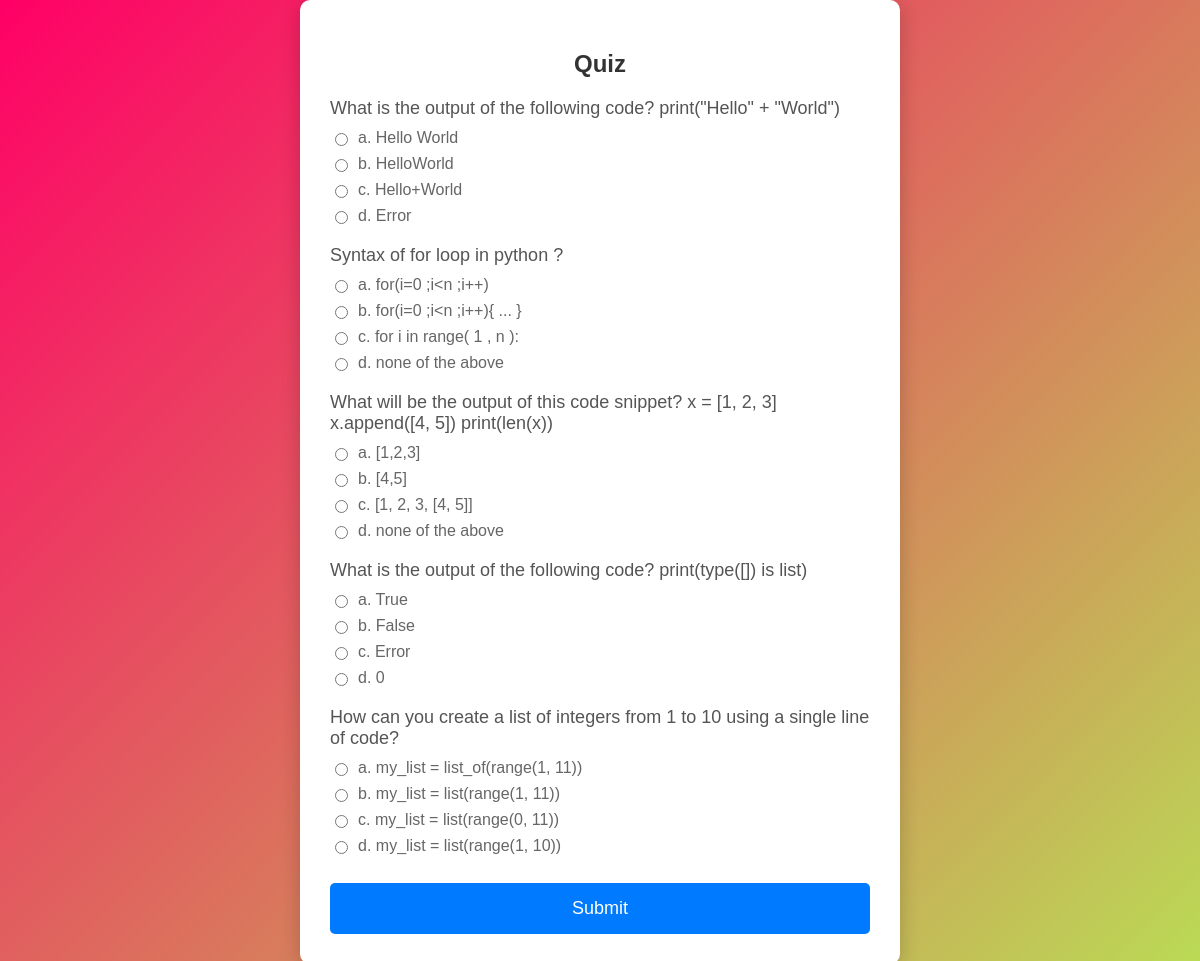
/course/python_advanced/quiz, run on the app's committed database.
### courses/models/course.py (models this page shows)
class quiz_model(models.Model):
    course = models.ForeignKey(Course, on_delete=models.CASCADE,related_name='questions')
    sl_no=models.IntegerField()
    question = models.CharField(max_length=200)
    option1 = models.CharField(max_length=200)
    option2 = models.CharField(max_length=200)
    option3 = models.CharField(max_length=200)
    option4 = models.CharField(max_length=200)
    answer = models.CharField(max_length=200,null=False)

### courses/views/courses.py (the view)
# urls.py: path('course/<str:slug>/quiz',quiz_questions,name='quiz'),
def quiz_questions(request, slug):
    course = get_object_or_404(Course, slug=slug)
    questions = course.questions.all()
    context = {
        'course': course,
        'questions': questions,
    }
    return render(request, 'courses/quiz.html', context)

### courses/templates/courses/quiz.html (shortened to what this page needs)
<!DOCTYPE html>
<html lang="en">
<head>
</head>
<body>
<div class="quiz-container">
    <h2>Quiz</h2>
    <form action="{% url 'score' slug=course.slug %}" method="post">
        {% for question in questions %}
            <p>{{ question.question }}</p>
            <div class="option-label">
                <input type="radio" id="option1_{{ question.id }}" name="answer_{{ question.id }}" value="option1">
                <label for="option1_{{ question.id }}">a. {{ question.option1 }}</label>
            </div>
            <div class="option-label">
                <input type="radio" id="option2_{{ question.id }}" name="answer_{{ question.id }}" value="option2">
                <label for="option2_{{ question.id }}">b. {{ question.option2 }}</label>
            </div>
            <div class="option-label">
                <input type="radio" id="option3_{{ question.id }}" name="answer_{{ question.id }}" value="option3">
                <label for="option3_{{ question.id }}">c. {{ question.option3 }}</label>
            </div>
            <div class="option-label">
                <input type="radio" id="option4_{{ question.id }}" name="answer_{{ question.id }}" value="option4">
                <label for="option4_{{ question.id }}">d. {{ question.option4 }}</label>
            </div>
        {% endfor %}
        <button type="submit">Submit</button>
    </form>
</div>
</body>
</html>

### courses/templates/courses/quiz.html (style rules this page uses)
body { font-family: 'Arial', sans-serif; background: linear-gradient(135deg, #f06, #bada55); margin: 0; padding: 0; display: flex; justify-content: center; align-items: center; min-height: 100vh; box-sizing: border-box; }
.quiz-container { background-color: #ffffff; padding: 30px; border-radius: 10px; box-shadow: 0 4px 20px rgba(0, 0, 0, 0.2); width: 90%; max-width: 600px; box-sizing: border-box; overflow: auto; }
.quiz-container h2 { margin-bottom: 20px; color: #333; text-align: center; font-size: 24px; }
.quiz-container p { font-size: 18px; color: #555; margin: 20px 0 10px 0; }
.quiz-container .option-label { display: flex; align-items: center; margin: 8px 0; font-size: 16px; color: #666; }
.quiz-container input[type="radio"] { margin-right: 10px; }
.quiz-container button { background-color: #007BFF; color: #ffffff; border: none; padding: 15px 20px; font-size: 18px; border-radius: 5px; cursor: pointer; margin-top: 20px; width: 100%; transition: background-color 0.3s ease; }

### data on the page
quiz_model: question "What is the output of the following code? print(\"Hello\" + \"World\")", option1 "Hello World", option2 "HelloWorld", option3 "Hello+World", option4 "Error"
quiz_model: question "Syntax of for loop in python ?", option1 "for(i=0 ;i<n ;i++)", option2 "for(i=0 ;i<n ;i++){ ... }", option3 "for i in range( 1 , n ):", option4 "none of the above"
quiz_model: question "What will be the output of this code snippet? x = [1, 2, 3] x.append([4, 5]) print(len(x))", option1 "[1,2,3]", option2 "[4,5]", option3 "[1, 2, 3, [4, 5]]", option4 "none of the above"
quiz_model: question "What is the output of the following code? print(type([]) is list)", option1 "True", option2 "False", option3 "Error", option4 "0"
quiz_model: question "How can you create a list of integers from 1 to 10 using a single line of code?", option1 "my_list = list_of(range(1, 11))", option2 "my_list = list(range(1, 11))", option3 "my_list = list(range(0, 11))", option4 "my_list = list(range(1, 10))"
